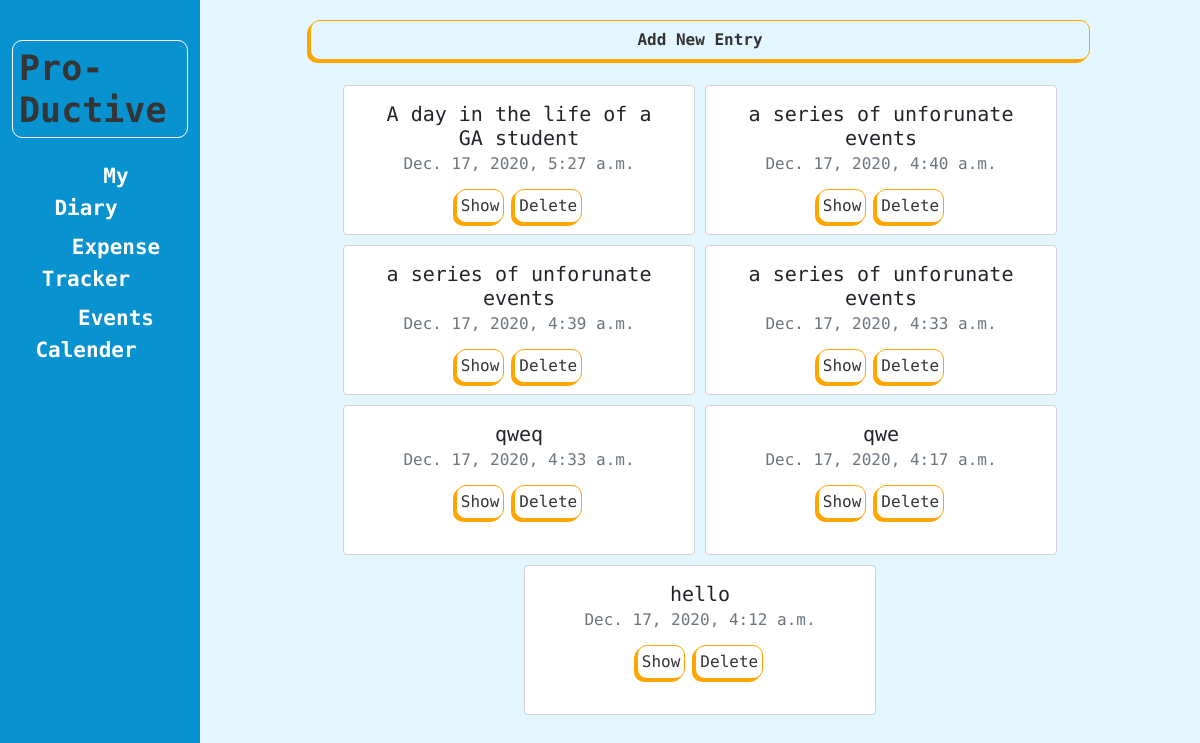
The app's page /diary/, older data.
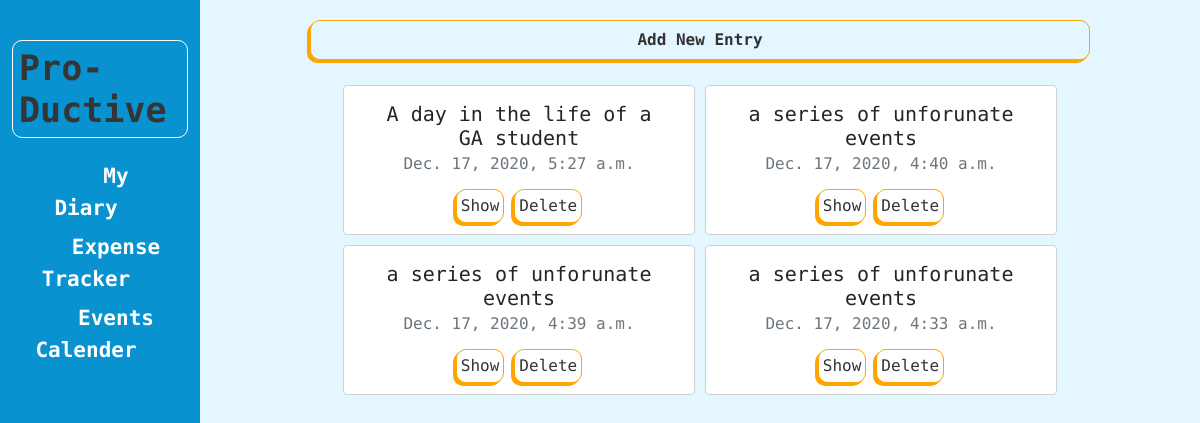
The same page, newer data.
### diary/models.py (models this page shows, shortened)
class Entry(models.Model):
    title = models.CharField(max_length=100)
    content = models.TextField()
    date_posted = models.DateTimeField(auto_now_add=True)

### diary/views.py (the view, shortened to what this page needs)
# urls.py: path('', views.index, name='index'),
def index(request):
    entries = Entry.objects.order_by('-date_posted')
    form = EntryForm()
    context = {'entries': entries, 'form': form}
    return render(request, 'diary/index.html', context)

### diary/templates/diary/index.html (shortened to what this page needs)
{% extends 'diary/base.html' %}
{% load crispy_forms_tags %}
{% block body %}
<div class="new-entry-btn">
  <div type="button" class="new-entry" data-bs-toggle="modal" data-bs-target="#exampleModal">
    Add New Entry
  </div>
</div>
<div class="diary-content row row-cols-2">
  {% for entry in entries %}
  <div class="card entry" style="width: 22rem; height: 150px;">
    <div class="card-body">
      <h5 class="card-title">{{entry.title}}</h5>
      <h6 class="card-subtitle mb-2 text-muted">{{entry.date_posted}}</h6>
      <div class="btn-group">
        <a class="show-btn" href="{% url 'diary:show_entry' entry.id %}">Show</a><a class="del-btn"
          href="{% url 'diary:show_entry' entry.id %}?del=true">Delete</a>
      </div>
    </div>
  </div>
  {%endfor%}
</div>
{% endblock %}

Row changes from the older to the newer data that the page shows:
removed Entry: title "qweq", date_posted "Dec. 17, 2020, 4:33 a.m."
removed Entry: title "qwe", date_posted "Dec. 17, 2020, 4:17 a.m."
removed Entry: title "hello", date_posted "Dec. 17, 2020, 4:12 a.m."
